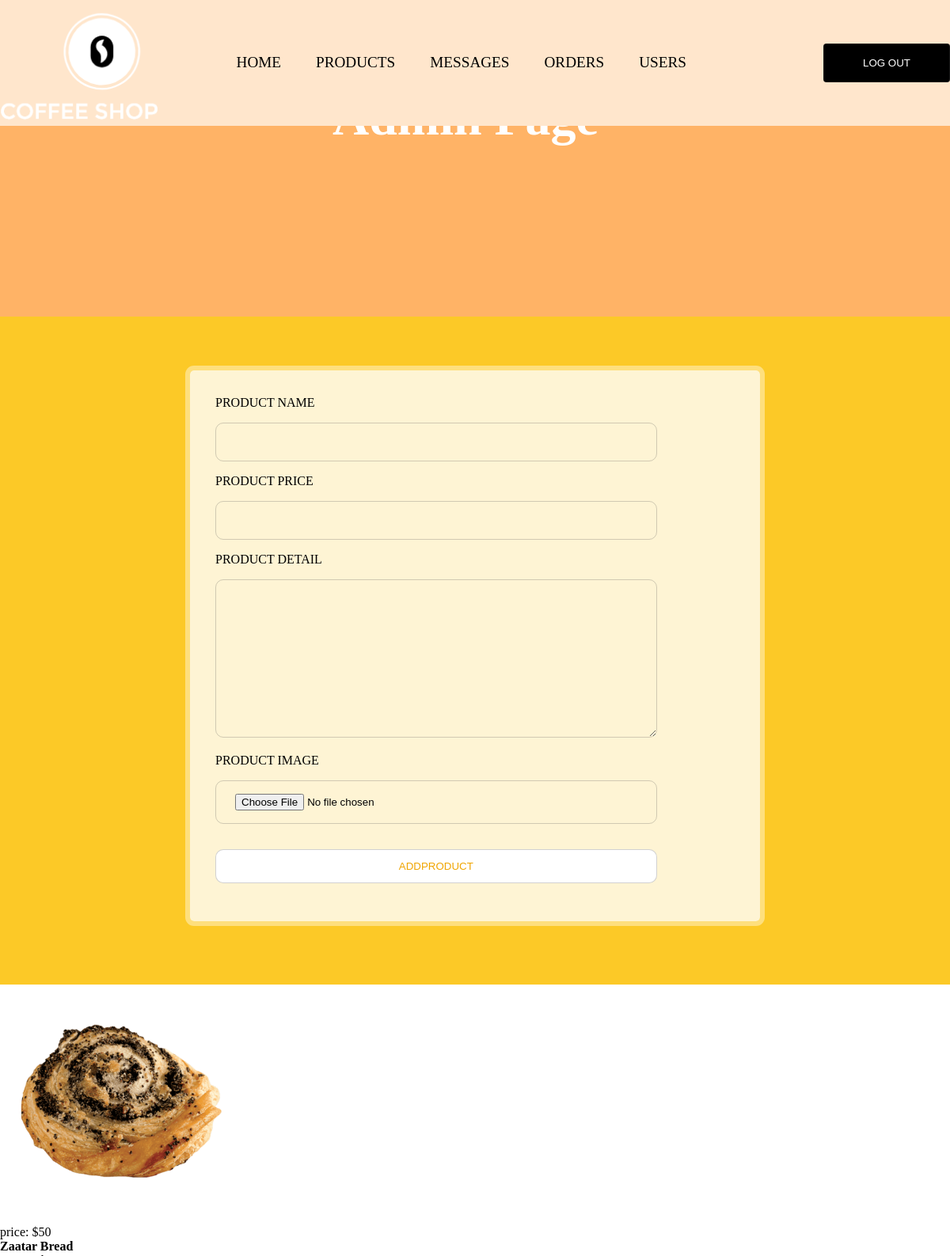
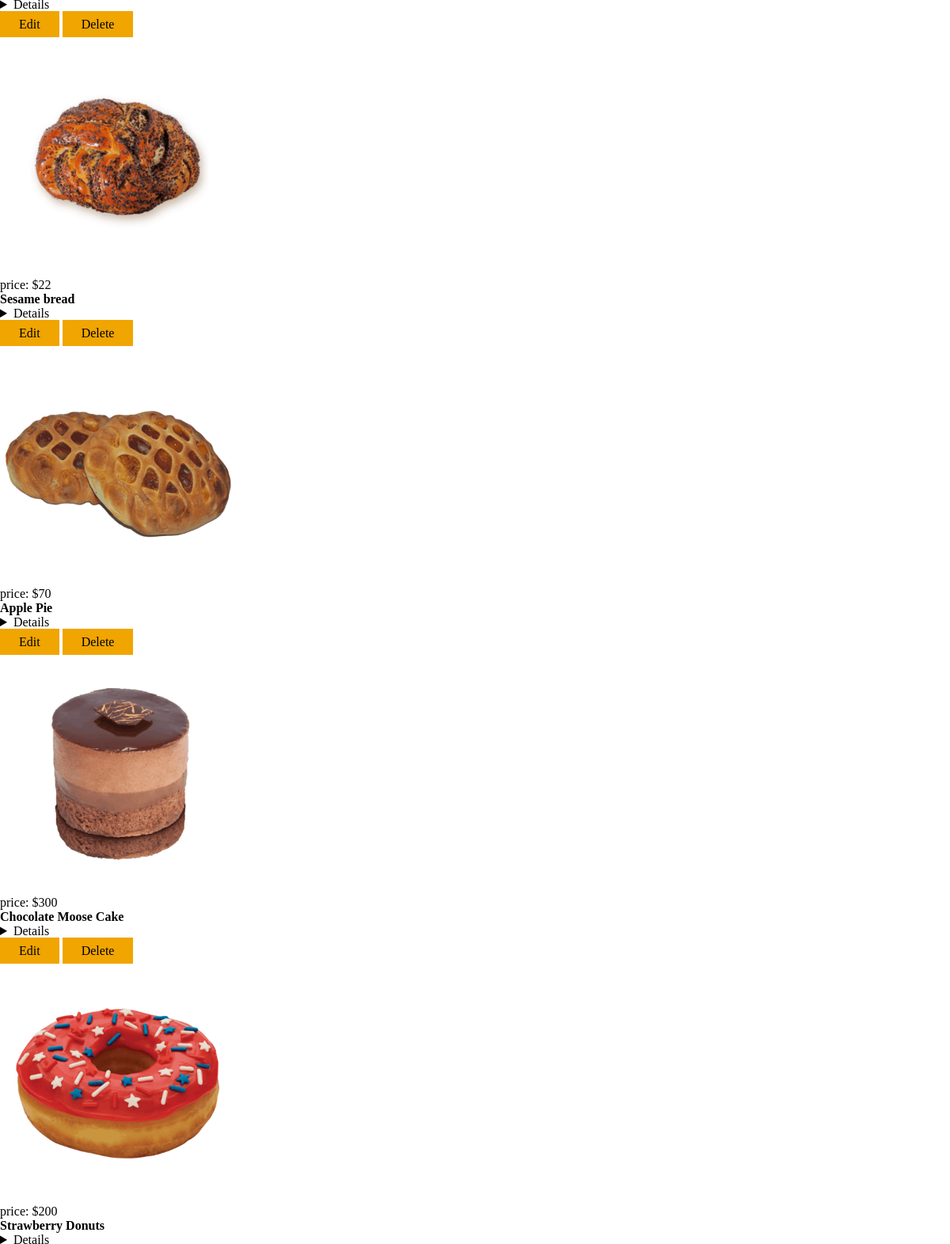
The app's page /admin_product.php (upper part) with its own data (2 pictures, top to bottom).
### tables this page shows
CREATE TABLE `products` (
  `id` int(250) NOT NULL,
  `name` varchar(250) NOT NULL,
  `price` int(250) NOT NULL,
  `product_detail` varchar(250) NOT NULL,
  `image` varchar(250) NOT NULL
);

### admin_product.php (the view, shortened to what this page needs)
<?php
include ('admin_header.php');
?>
<?php
include ('./inc/conn.php');
?>
<!DOCTYPE html>
<html lang="en">
<head>
    <link rel="stylesheet" href="main.css">
    <link rel="stylesheet" href="https://cdn.jsdelivr.net/npm/bootstrap-icons@1.9.1/font/bootstrap-icons.css">
</head>
<body>
    <section class="add-products form-container">
        <form method="POST" action="" enctype="multipart/form-data">
            <div class="input-field">
                <label>product name</label>
                <input type="text" name="name" required>
            </div>
            <div class="input-field">
                <label>product price</label>
                <input type="text" name="price" required>
            </div>
            <div class="input-field">
                <label>product detail</label>
                <textarea name="detail" required></textarea>
            </div>
            <div class="input-field">
                <label>product image</label>
                <input type="file" name="image" accept-"image/jpg, image/jpeg, image/png, image/webp" required>
            </div>
            <input type="submit" name="add_product" value="addproduct" class="btn">
        </form>
    </section>
    <?php
    $select_products = mysqli_query($conn, "SELECT * FROM products") or die('query failed');
    if (mysqli_num_rows($select_products) > 0) {
        while ($fetch_products = mysqli_fetch_assoc($select_products)) {
            ?>
            <div class="box">
                <img src="image/<?php echo $fetch_products['image']; ?>">
                <p>price: $<?php echo $fetch_products['price']; ?> </p>
                <h4><?php echo $fetch_products['name']; ?></h4>
                <details> <?php echo $fetch_products['product_detail']; ?></details> <a
                    href="admin_product.php?edit=<?php echo $fetch_products['id']; ?>" class="edit">Edit</a>
                <a href="admin_product.php?delete=<?php echo $fetch_products['id']; ?>" class="delete" onclick="
return confirm('want to delete this product');">Delete</a>
            </div>
            <?php
        }
    } else {
        echo '
        <div class="empty">
            <p>no products added yet!</p>
        </div>
    ';
    }
    ?>
</html>

### main.css (style rules this page uses)
* { margin: 0; padding: 0; box-sizing: border-box; }
:root { --box-shadow: 0px 0px 0px 6px rgb(255 255 255/40%); --orange: #f0a500; }
a { text-decoration: none; }
.btn { padding: .8rem 2.5rem; text-transform: uppercase; background: #fff; color: #f0a500; border-radius: 10px; cursor: pointer; }
img { width: 25%; height: 15%; }
input, button, textarea, select { outline: none; border: 1px solid #55555544; background: transparent; width: 100%; padding: 1rem 1.5rem; border-radius: 10px; margin: 1rem 0; }
input[type=submit] { cursor: pointer; }
.form-container { background-color: #fcc927; width: 100%; padding: 4rem 0; position: relative; min-height: 100vh; }
.form-container::before, .show-products::before, .message-container::before, .order-container::before { content: ''; background: url('img/6.png'); position: absolute; top: -5%; Left: -15px; width: 225px; height: 650px; background-size: 225px; background-repeat: no-repeat; z-index: 100; }
.form-container::before { content: ''; background: url('img/6.png'); position: absolute; top: -5%; Left: 10px; width: 225px; height: 650px; background-size: 225px; background-repeat: no-repeat; z-index: 100; margin-top: -3.5rem; }
.form-container::after { content: ''; background: url('img/banner.png'); position: absolute; bottom: 0px; right: 0px; width: 225px; height: 220px; background-size: 225px; }
.form-container form { width: 60%; margin: 1rem auto; background-color: rgb(255 255 255 / 80%); box-shadow: var(--box-shadow); padding: 2rem; position: relative; border-radius: 5px; }
.form-container form label { text-transform: uppercase; width: 100%; }
.form-container form input { width: 85%; }
.form-container form textarea { width: 85%; height: 200px; }
.input-field label { margin: 6rem 0; text-transform: uppercase; }

### admin_header.php (style rules this page uses)
* { margin: 0; padding: 0; box-sizing: border-box; }
:root { --box-shadow: 0px 0px 0px 6px rgb(255 255 255/40%); --orange: #fcc927; }
a { text-decoration: none; }
.btn { padding: .8rem 2.5em; text-transform: uppercase; background: #fff; color: var(--orange); border-radius: 10px; cursor: pointer; }
img { width: 25%; height: 15%; }
input, button, textarea, select { outline: none; border: 1px solid #55555544; background: transparent; width: 100%; padding: 1rem 1.5rem; border-radius: 10px; margin: 1rem 0; }
input[type=submit] { cursor: pointer; }
.form-container { background-color: #fcc927; width: 100%; padding: 4rem 0; position: relative; min-height: 100vh; }
.form-container::before, .show-products::before, .message-container::before, .order-container::before { content: ''; background: url('img/6.png'); position: absolute; top: -5%; Left: -15px; width: 225px; height: 650px; background-size: 225px; background-repeat: no-repeat; z-index: 100; }
.box { background: #fff; box-shadow: var(--box-shadow); border-radius: 5px; }
.add-products { margin-top: -3.5rem; height: auto; background: #f5f5f5; position: relative; }
.edit, .delete { color: black; background: var(--orange); padding: .5rem 1.5rem; text-transform: capitalize; Line-height: 2; }

### records on screen
products: image (picture), price "50", name "Zaatar Bread"
products: image (picture), price "22", name "Sesame bread"
products: image (picture), price "70", name "Apple Pie"
products: image (picture), price "300", name "Chocolate Moose Cake"
products: image (picture), price "200", name "Strawberry Donuts"
